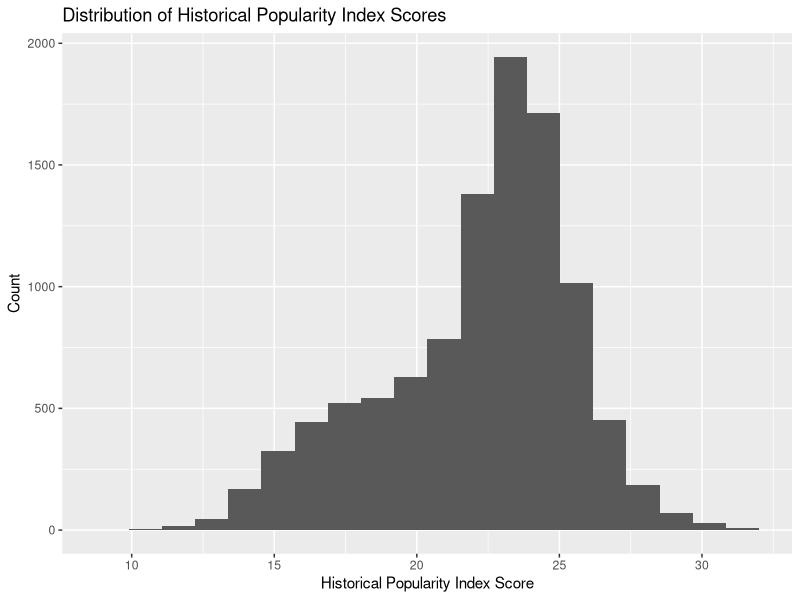
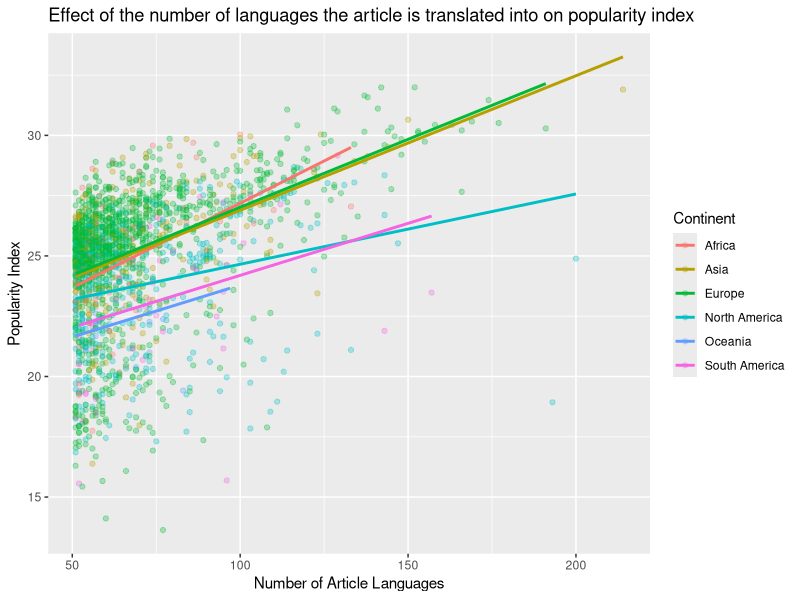

Here is the R script that generated these plots, in order:
## ---- chunk 1
knitr::opts_chunk$set(echo = FALSE)
## ---- chunk 2
library(tidyverse)
library(broom)
## ---- chunk 3
panth <- read_csv("data/cdatabase.csv",
                  na = c("Unknown", "1237?", "530s"))
## ---- chunk 4
panth_mod <- na.omit(panth)

panth_mod %>%
  ncol()

panth_mod %>%
  nrow()
## ---- chunk 5
panth_mod %>%
  count(domain) %>%
  arrange(desc(n))

panth_mod %>%
  count(continent) %>%
  arrange(desc(n))
## ---- chunk 6
panth_mod %>%
  ggplot(mapping = aes(x = historical_popularity_index)) +
  geom_histogram(bins = 20) + 
  labs(title = "Distribution of Historical Popularity Index Scores", y = "Count", 
       x = "Historical Popularity Index Score")

panth_mod %>%
  summarise(mean = mean(historical_popularity_index), 
            median = median(historical_popularity_index), 
            sd = sd(historical_popularity_index))
## ---- chunk 7
panth_mod %>%
  count(sex) %>%
  mutate(prop = n/sum(n))
## ---- chunk 8
m_pop_sex <- lm(historical_popularity_index ~ sex , data = panth_mod)
tidy(m_pop_sex) %>%
  select(term, estimate)
## ---- chunk 9
glance(m_pop_sex)$r.squared
## ---- chunk 10
panth_mod%>%
  filter(birth_year > 1920)%>%
  count(sex)%>%
  mutate(prop = n/sum(n))
## ---- chunk 11
m_pop_sex2 <- lm(historical_popularity_index ~ sex , data = panth_mod%>%filter(birth_year > 1920))
tidy(m_pop_sex2) %>%
  select(term, estimate)
## ---- chunk 12
panth_mod %>%
  filter(article_languages > 50)%>%
  ggplot(mapping = aes(y = historical_popularity_index, x = article_languages,
                       color = factor(continent))) + geom_point(alpha = .3) + 
    geom_smooth(method = "lm", se = FALSE)+
    labs(x = "Number of Article Languages", y = "Popularity Index", 
    title = "Effect of the number of languages the article is translated into on popularity index", color = "Continent") 
## ---- chunk 13
m_full <- lm(historical_popularity_index ~ sex +
               domain +
               article_languages +
               continent +
               continent * article_languages,
             data = panth_mod)
tidy(m_full) %>%
  select(term, estimate)
## ---- chunk 14
glance(m_full)$r.squared
## ---- chunk 15
selected_model <- step(m_full, direction = "backward")

tidy(selected_model) %>%
  select(term, estimate)

glance(m_full)$AIC
